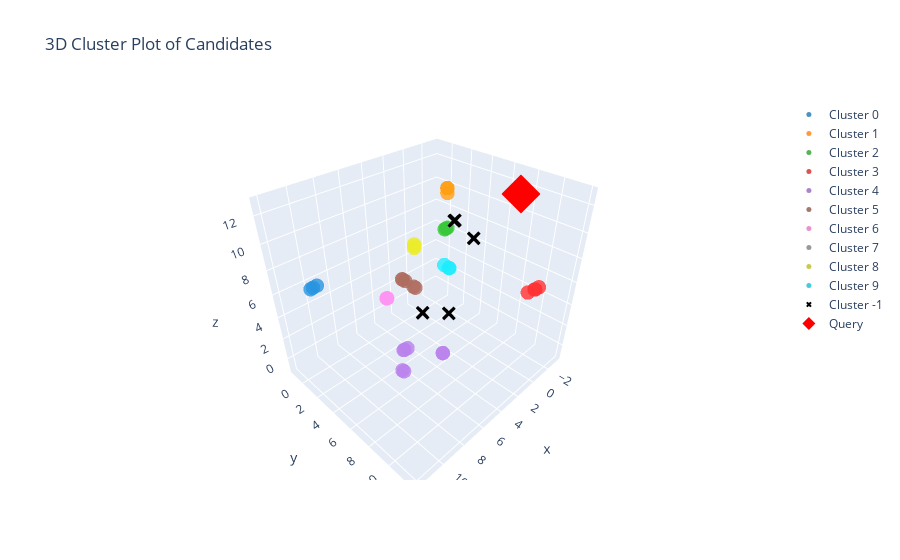

The notebook cell this image was saved under:
### Code cell
results.plot_search(results_search)

### Figure 1 — Plotly figure (JSON) as saved in the notebook; plotly's stock layout.template omitted (floating-point values rounded to 4 significant figures)
{"data": [{"marker": {"color": "rgba(31, 119, 180, 0.8)", "size": 5, "symbol": "circle"}, "mode": "markers", "name": "Cluster 0", "type": "scatter3d", "x": [11.91, 12.02, 11.73], "y": [3.068, 2.956, 3.244], "z": [8.673, 8.568, 8.827]}, {"marker": {"color": "rgba(255, 127, 14, 0.8)", "size": 5, "symbol": "circle"}, "mode": "markers", "name": "Cluster 1", "type": "scatter3d", "x": [-2.96, -3.228, -3.23], "y": [0.2717, 0.003568, 0.002009], "z": [9.388, 9.66, 9.661]}, {"marker": {"color": "rgba(44, 160, 44, 0.8)", "size": 5, "symbol": "circle"}, "mode": "markers", "name": "Cluster 2", "type": "scatter3d", "x": [-2.785, -2.637, -2.715], "y": [0.5244, 0.3657, 0.4448], "z": [6.376, 6.226, 6.304]}, {"marker": {"color": "rgba(214, 39, 40, 0.8)", "size": 5, "symbol": "circle"}, "mode": "markers", "name": "Cluster 3", "type": "scatter3d", "x": [1.071, 0.8902, 1.349, 1.045], "y": [11.78, 11.96, 11.49, 11.81], "z": [7.478, 7.659, 7.235, 7.496]}, {"marker": {"color": "rgba(148, 103, 189, 0.8)", "size": 5, "symbol": "circle"}, "mode": "markers", "name": "Cluster 4", "type": "scatter3d", "x": [7.748, 4.646, 3.517, 4.871, 4.821, 3.418, 7.672], "y": [6.153, 3.28, 6.137, 3.054, 3.103, 6.054, 6.239], "z": [0.9369, -0.7944, -0.2016, -1.006, -0.9613, -0.3108, 0.8507]}, {"marker": {"color": "rgba(140, 86, 75, 0.8)", "size": 5, "symbol": "circle"}, "mode": "markers", "name": "Cluster 5", "type": "scatter3d", "x": [2.767, 2.135, 2.222, 2.733, 2.597], "y": [0.7862, 1.67, 1.558, 0.8259, 0.9666], "z": [3.868, 3.149, 3.245, 3.834, 3.696]}, {"marker": {"color": "rgba(227, 119, 194, 0.8)", "size": 5, "symbol": "circle"}, "mode": "markers", "name": "Cluster 6", "type": "scatter3d", "x": [3.12, 2.997, 2.789], "y": [-0.9126, -1.041, -1.247], "z": [1.251, 1.124, 0.9201]}, {"marker": {"color": "rgba(127, 127, 127, 0.8)", "size": 5, "symbol": "circle"}, "mode": "markers", "name": "Cluster 7", "type": "scatter3d", "x": [-0.5705, -0.5565, -0.7466], "y": [8.812, 8.826, 8.636], "z": [12.6, 12.59, 12.78]}, {"marker": {"color": "rgba(188, 189, 34, 0.8)", "size": 5, "symbol": "circle"}, "mode": "markers", "name": "Cluster 8", "type": "scatter3d", "x": [4.252, 4.183, 4.348], "y": [3.889, 3.819, 3.982], "z": [8.812, 8.881, 8.718]}, {"marker": {"color": "rgba(23, 190, 207, 0.8)", "size": 5, "symbol": "circle"}, "mode": "markers", "name": "Cluster 9", "type": "scatter3d", "x": [3.446, 3.193, 3.219], "y": [5.996, 6.252, 6.227], "z": [7.839, 7.584, 7.609]}, {"marker": {"color": "black", "size": 5, "symbol": "x"}, "mode": "markers", "name": "Cluster -1", "type": "scatter3d", "x": [2.823, 0.6734, -0.9702, 5.17, 2.823, 0.7096, 5.165, -0.9705], "y": [7.919, 4.397, 2.647, 5.618, 7.92, 4.36, 5.623, 2.647], "z": [10.41, 9.657, -0.6917, 4.427, 10.41, 9.621, 4.431, -0.6919]}, {"marker": {"color": "red", "size": 10, "symbol": "diamond"}, "mode": "markers", "name": "Query", "type": "scatter3d", "x": [-0.6144], "y": [8.77], "z": [12.65]}], "layout": {"scene": {"xaxis": {"title": {"text": "x"}}, "yaxis": {"title": {"text": "y"}}, "zaxis": {"title": {"text": "z"}}}, "title": {"text": "3D Cluster Plot of Candidates"}}}
